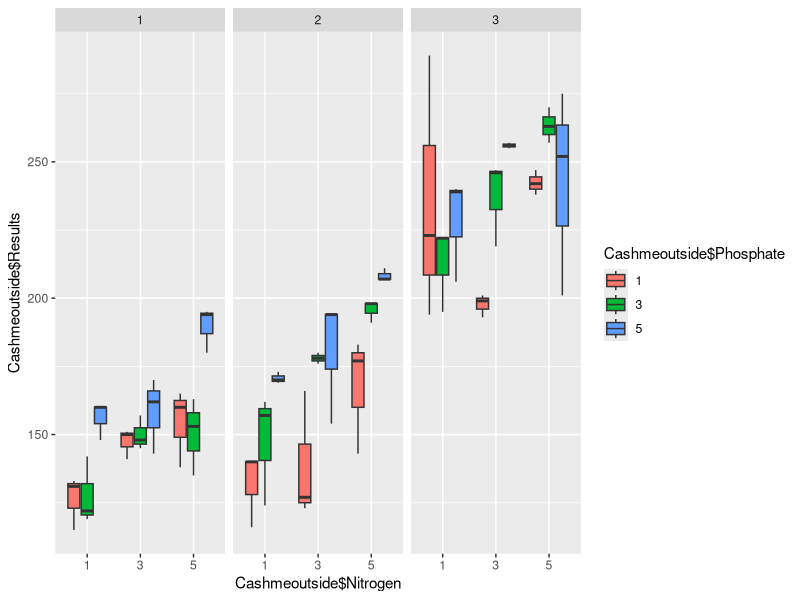
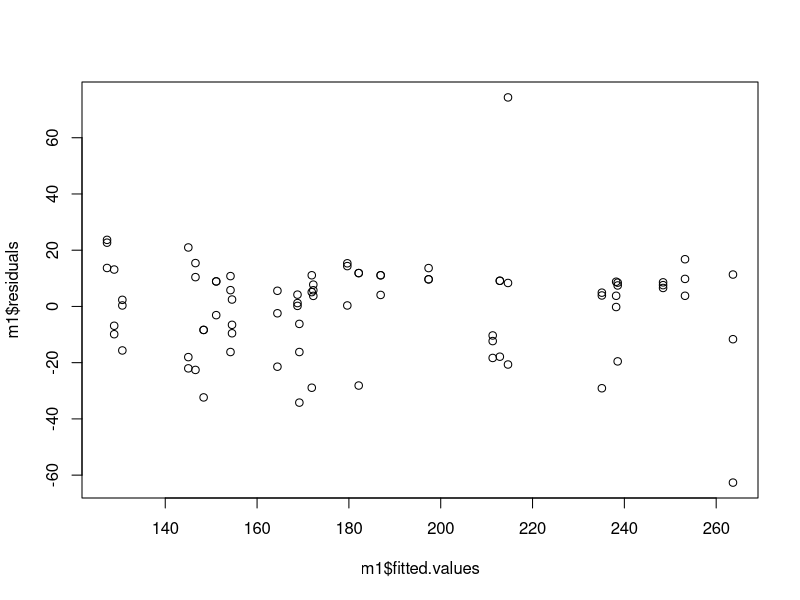
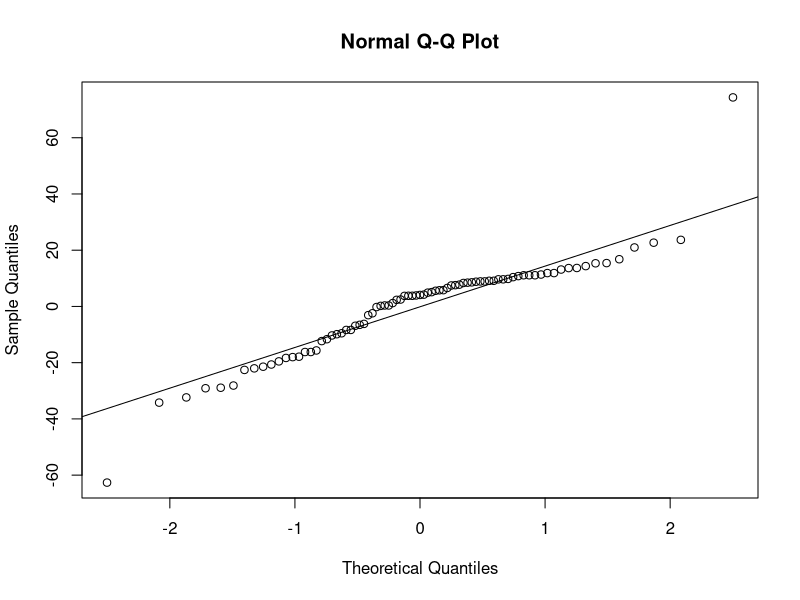
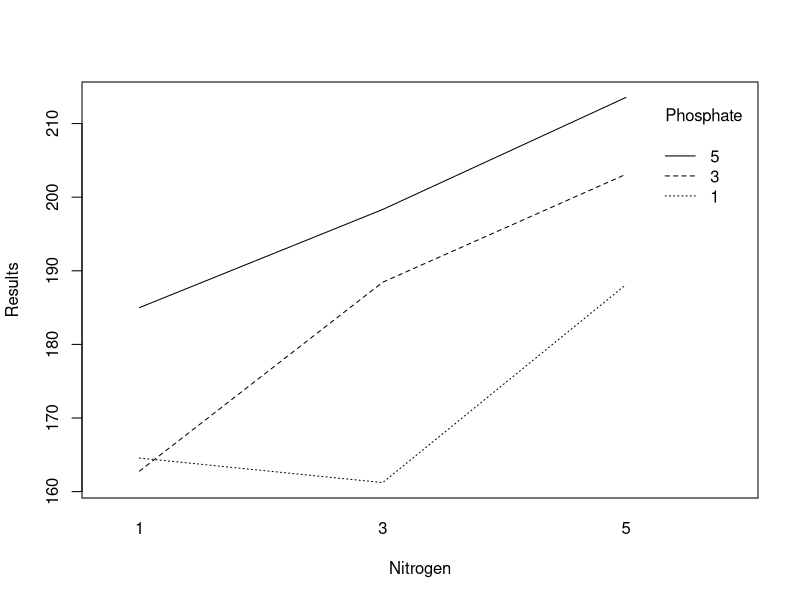
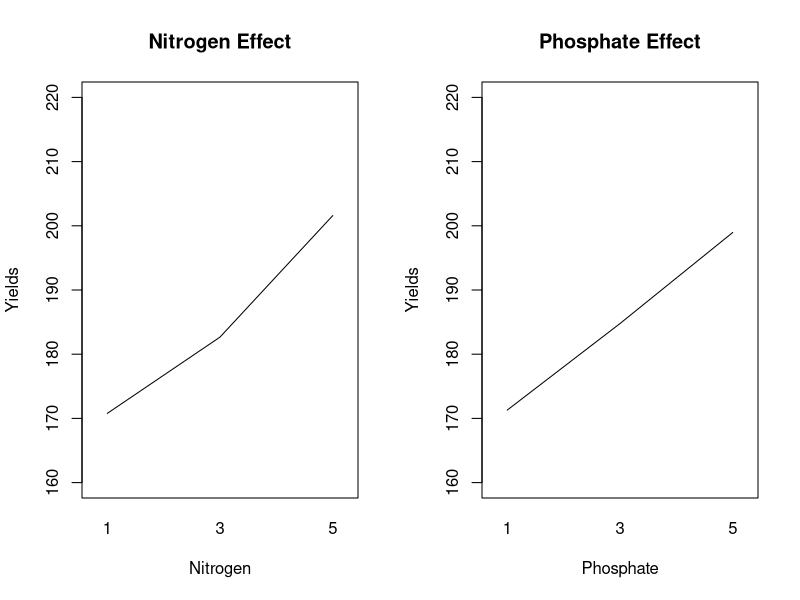

Reproduce these figures in R, in order.
## ---- chunk 1
knitr::opts_chunk$set(echo = TRUE)
## ---- chunk 2
# R codes for generating random numbers
set.seed(12345)
sample(1:27, replace = F)
set.seed(22345)
sample(1:27, replace = F)
set.seed(32345)
sample(1:27, replace = F)

hofn<-c(119,145,180,141,142,150,138,153,148,194,133,160,160,135,170,151,157,
        165,122,163,162,195,131,160,143,115,148)
biruwa<-c(140,191,157,194,198,198,211,170,176,177,178,180,207,140,166,173,
          183,162,154,124,116,127,143,123,194,207,169)
matalau<-c(255,257,240,263,252,256,257,222,289,201,219,275,246,270,194,242,
           206,199,247,247,223,195,193,201,238,222,239)

hofnN<-c(1,3,5,3,1,3,5,5,3,5,1,1,1,5,3,3,3,5,1,5,3,5,1,5,3,1,1)
hofnP<-c(3,3,5,1,3,1,1,3,3,5,1,5,5,3,5,1,3,1,3,3,5,5,1,1,5,1,5)
biruwaN<-c(1,5,1,3,5,5,5,1,3,5,3,3,5,1,3,1,5,1,3,1,1,3,5,3,3,5,1)
biruwaP<-c(1,3,3,5,3,3,5,5,3,1,3,3,5,1,1,5,1,3,5,3,1,1,1,1,5,5,5)
matalauN<-c(3,5,1,5,5,3,3,1,1,5,3,5,3,5,1,5,1,3,3,5,1,1,3,3,5,1,1)
matalauP<-c(5,3,5,3,5,5,5,3,1,5,3,5,3,3,1,1,5,1,3,1,1,3,1,1,1,3,5)
block<- as.factor(c(rep(1,27),rep(2,27),rep(3,27)))
N<-as.factor(c(hofnN,biruwaN,matalauN))
P<-as.factor(c(hofnP,biruwaP,matalauP))
results<-c(hofn,biruwa,matalau)
Cashmeoutside<-data.frame(Nitrogen=N,Phosphate=P,Block=block,Results=results)
head(Cashmeoutside)
## ---- chunk 3
library(ggplot2)
ggplot(Cashmeoutside, aes(y = Cashmeoutside$Results, x = Cashmeoutside$Nitrogen)) +
geom_boxplot(aes(fill = Cashmeoutside$Phosphate)) + facet_wrap(~ Cashmeoutside$Block)
## ---- chunk 4
m1 <- aov(Results ~ factor(Nitrogen)*factor(Phosphate)+factor(Block),data=Cashmeoutside)
summary(m1)
## ---- chunk 5
plot(m1$residuals ~ m1$fitted.values)
qqnorm(m1$residuals)
qqline(m1$residuals)
## ---- chunk 6
interaction.plot(Cashmeoutside$Nitrogen,Cashmeoutside$Phosphate,
                 Cashmeoutside$Results,xlab="Nitrogen",ylab="Results",
                 trace.label = "Phosphate")


## ---- chunk 7
par(mfrow = c(1,2))
interaction.plot(N, rep(1, length(results)), results, ylim=c(160, 220),legend=F,
								 main="Nitrogen Effect", ylab = "Yields", xlab = "Nitrogen")

interaction.plot(P, rep(1, length(results)), results, ylim=c(160, 220),legend=F,
								 main="Phosphate Effect", ylab = "Yields", xlab = "Phosphate")
